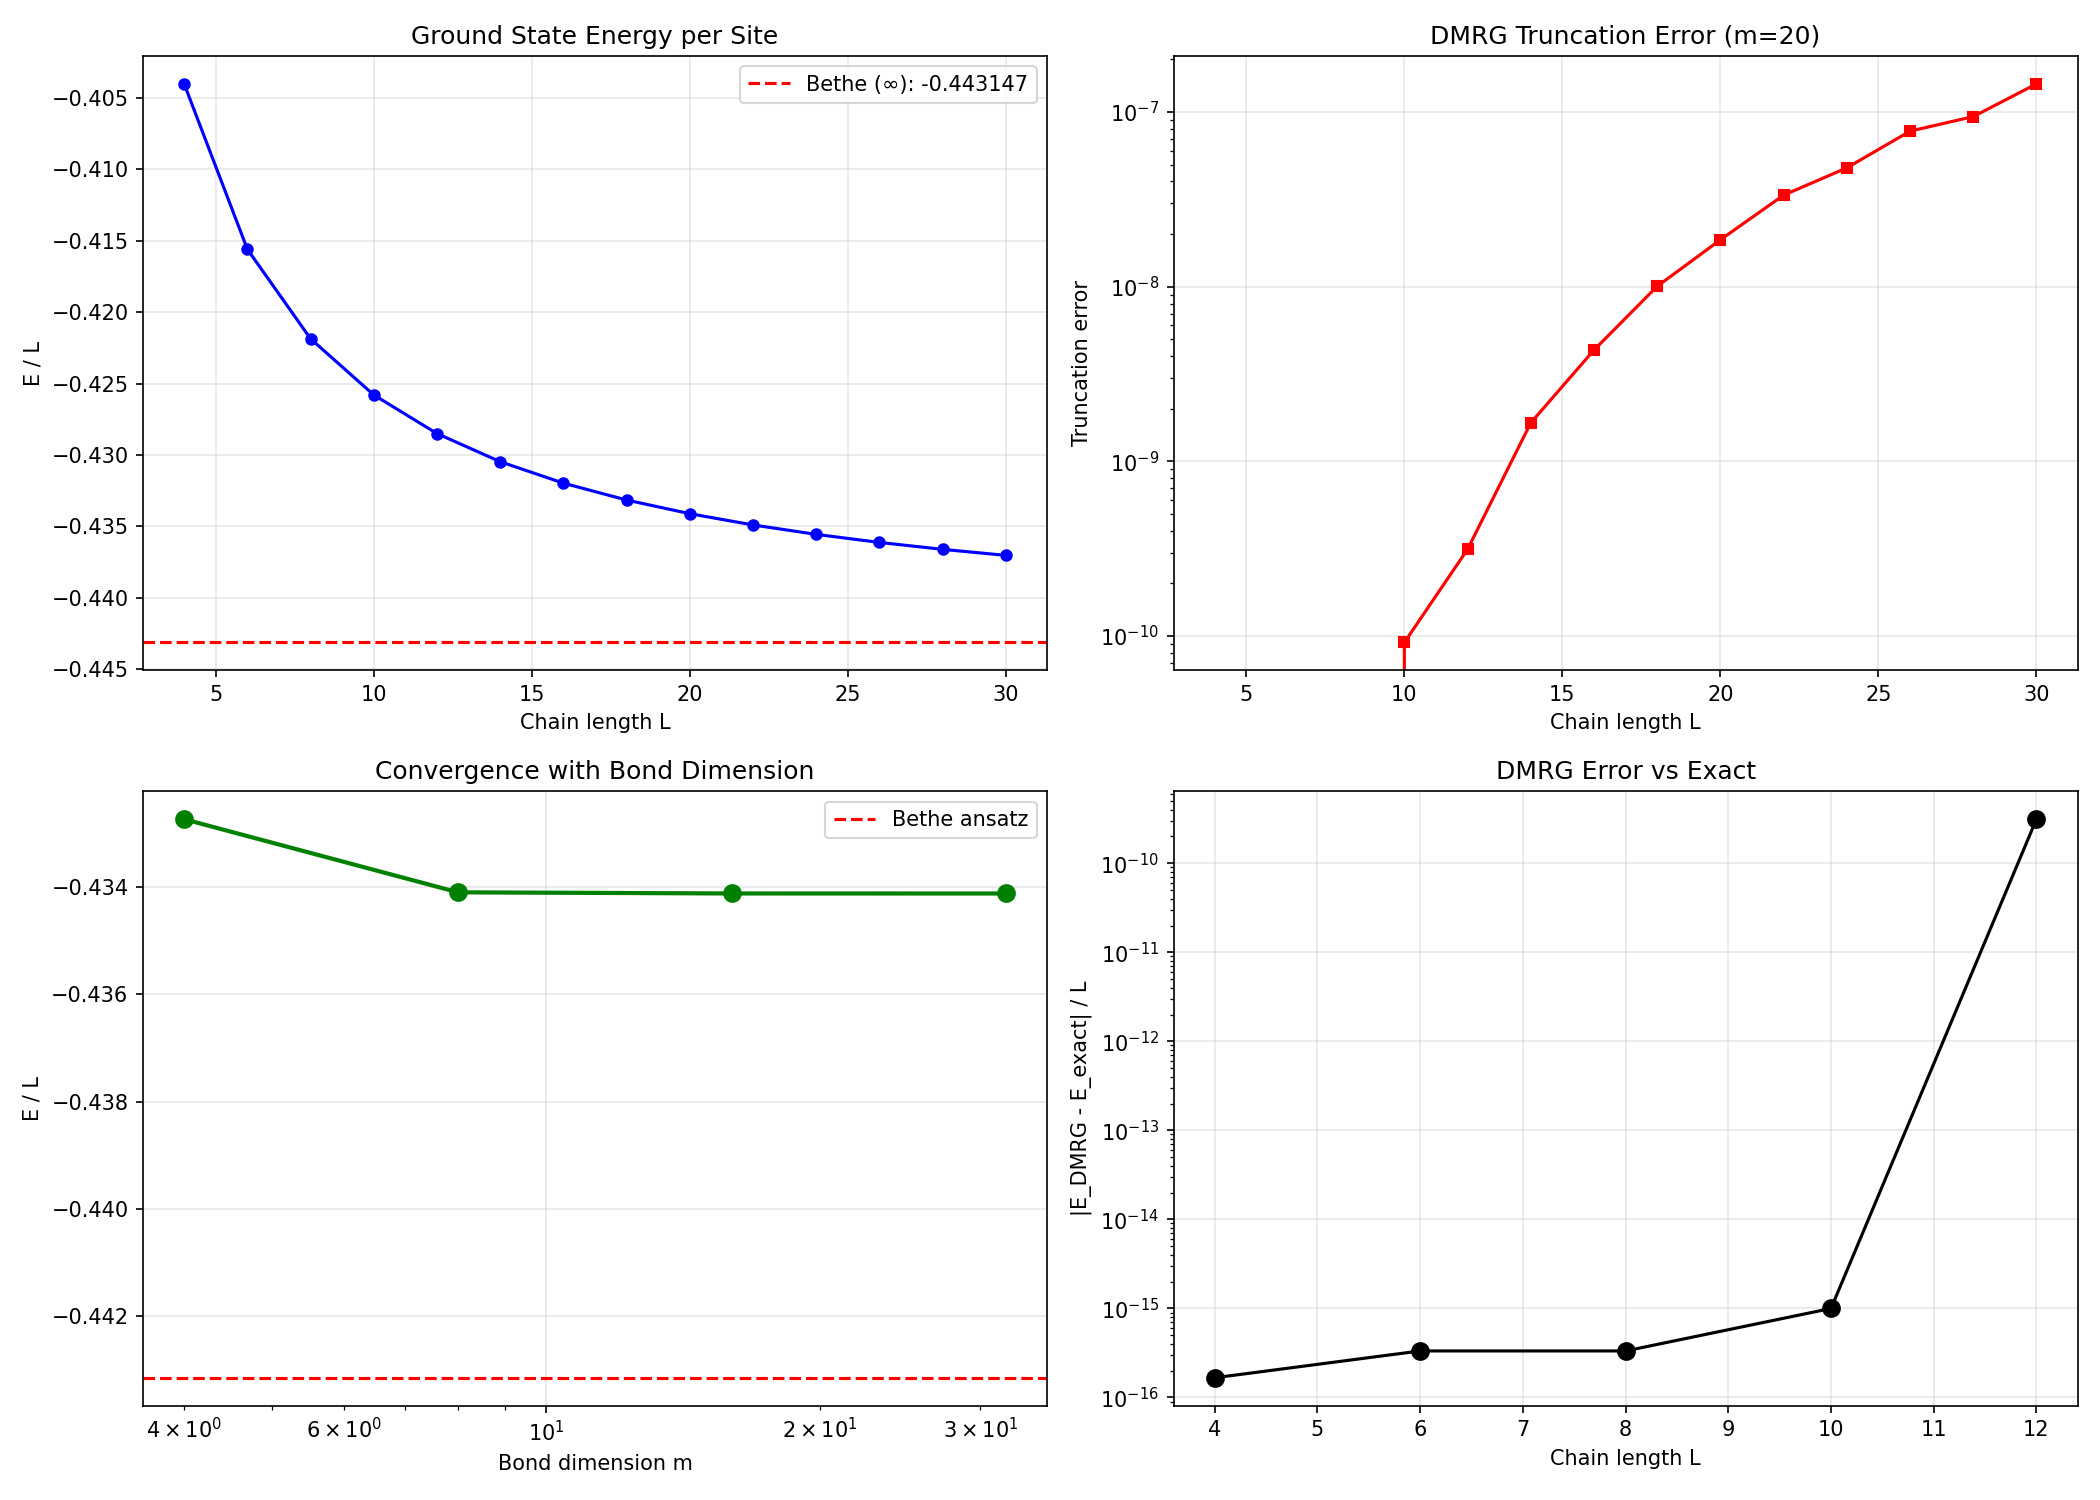

Source code (Python):
"""
Density Matrix Renormalization Group (DMRG)
=============================================
A powerful variational method for 1D quantum many-body systems.

**The Many-Body Problem:**
A chain of L quantum spins has Hilbert space dimension d^L (exponential!).
Exact diagonalization is impossible for L > ~20.

DMRG systematically truncates the Hilbert space by keeping only the most
important states (via SVD / density matrix eigenvalues).

**The Key Idea (Matrix Product States):**
Instead of storing the full state vector (d^L components), represent
the quantum state as a product of matrices:

    |ψ⟩ = Σ_{s₁...s_L} A^{s₁} A^{s₂} ... A^{s_L} |s₁ s₂ ... s_L⟩

Each A^{sᵢ} is a matrix of dimension m × m (the "bond dimension").
Accuracy improves with m, with exact result at m = d^{L/2}.

**Algorithm (Infinite-size DMRG):**
1. Start with small system + environment
2. Form "superblock" Hamiltonian
3. Find ground state of superblock
4. Form reduced density matrix ρ = Tr_env |ψ⟩⟨ψ|
5. Keep m largest eigenvalues of ρ → truncated basis
6. Grow system by one site, repeat

**Finite-size DMRG:**
Sweep left and right through the chain, optimizing each site.

**This implementation:** Simplified DMRG for the spin-1/2 Heisenberg chain:
    H = J Σᵢ (Sᵢˣ Sᵢ₊₁ˣ + Sᵢʸ Sᵢ₊₁ʸ + Sᵢᶻ Sᵢ₊₁ᶻ)

Physics: magnetism, quantum phase transitions, topological phases.

Where to start:
━━━━━━━━━━━━━━
Understand how SVD truncation works (01_Linear_Algebra/svd.py).
Run the Heisenberg chain and check energy against exact Bethe ansatz.
"""

import numpy as np
from scipy.sparse import kron as sp_kron, identity as sp_eye
from scipy.sparse import csr_matrix
from scipy.sparse.linalg import eigsh


# --- Spin-1/2 operators ---
Sz = 0.5 * np.array([[1, 0], [0, -1]], dtype=float)
Sp = np.array([[0, 1], [0, 0]], dtype=float)  # S+
Sm = np.array([[0, 0], [1, 0]], dtype=float)  # S-
I2 = np.eye(2)


class Block:
    """
    Represents a block of sites in DMRG.
    
    Stores the block Hamiltonian and boundary operators
    needed for constructing the superblock.
    """
    
    def __init__(self, length, basis_size, H, Sz_op, Sp_op, Sm_op):
        self.length = length
        self.basis_size = basis_size
        self.H = H          # Block Hamiltonian
        self.Sz = Sz_op      # Boundary Sz operator
        self.Sp = Sp_op      # Boundary S+ operator
        self.Sm = Sm_op      # Boundary S- operator


def initial_block():
    """Create a single-site block."""
    return Block(
        length=1,
        basis_size=2,
        H=csr_matrix(np.zeros((2, 2))),
        Sz_op=csr_matrix(Sz),
        Sp_op=csr_matrix(Sp),
        Sm_op=csr_matrix(Sm)
    )


def enlarge_block(block, J=1.0):
    """
    Add one site to the block.
    
    New block Hamiltonian:
    H_new = H_old ⊗ I + I ⊗ H_site + J·(S_boundary · S_new)
    
    The interaction term connects the old boundary to the new site.
    """
    d = 2  # Single site dimension
    
    # Enlarge operators: old ⊗ I_site
    H_enlarged = sp_kron(block.H, sp_eye(d), format='csr')
    
    # Interaction: J * (S_z·S_z + 0.5*(S+·S- + S-·S+))
    interaction = J * (
        sp_kron(block.Sz, csr_matrix(Sz), format='csr')
        + 0.5 * sp_kron(block.Sp, csr_matrix(Sm), format='csr')
        + 0.5 * sp_kron(block.Sm, csr_matrix(Sp), format='csr')
    )
    
    H_enlarged = H_enlarged + interaction
    
    # New boundary operators are just the new site operators
    new_basis = block.basis_size * d
    Sz_new = sp_kron(sp_eye(block.basis_size), csr_matrix(Sz), format='csr')
    Sp_new = sp_kron(sp_eye(block.basis_size), csr_matrix(Sp), format='csr')
    Sm_new = sp_kron(sp_eye(block.basis_size), csr_matrix(Sm), format='csr')
    
    return Block(
        length=block.length + 1,
        basis_size=new_basis,
        H=H_enlarged,
        Sz_op=Sz_new,
        Sp_op=Sp_new,
        Sm_op=Sm_new
    )


def superblock_hamiltonian(sys_block, env_block, J=1.0):
    """
    Construct the superblock Hamiltonian: H_sys ⊗ I_env + I_sys ⊗ H_env + H_int
    
    The interaction connects the boundary of system to boundary of environment.
    """
    sys_dim = sys_block.basis_size
    env_dim = env_block.basis_size
    
    # System and environment Hamiltonians
    H = (sp_kron(sys_block.H, sp_eye(env_dim), format='csr')
         + sp_kron(sp_eye(sys_dim), env_block.H, format='csr'))
    
    # System-environment interaction
    H_int = J * (
        sp_kron(sys_block.Sz, env_block.Sz, format='csr')
        + 0.5 * sp_kron(sys_block.Sp, env_block.Sm, format='csr')
        + 0.5 * sp_kron(sys_block.Sm, env_block.Sp, format='csr')
    )
    
    return H + H_int


def truncate(block, psi, m_states, sys_dim, env_dim):
    """
    DMRG truncation step.
    
    1. Reshape ground state |ψ⟩ into matrix Ψ_{ij} (system × environment)
    2. Form reduced density matrix ρ = Ψ·Ψ†
    3. Keep m largest eigenstates → truncation matrix O
    4. Transform all operators: A → O† A O
    
    Returns truncated block and truncation error.
    """
    # Reshape to matrix
    psi_matrix = psi.reshape(sys_dim, env_dim)
    
    # Reduced density matrix (SVD is more stable than ρ = ψ·ψ†)
    U, s, Vh = np.linalg.svd(psi_matrix, full_matrices=False)
    
    # Keep m_states largest singular values
    m = min(m_states, len(s))
    
    # Truncation error = sum of discarded singular values squared
    trunc_error = 1.0 - np.sum(s[:m]**2) / np.sum(s**2)
    
    # Truncation matrix
    O = csr_matrix(U[:, :m])
    O_dense = U[:, :m]
    
    # Transform operators
    H_trunc = csr_matrix(O_dense.T @ block.H.toarray() @ O_dense)
    Sz_trunc = csr_matrix(O_dense.T @ block.Sz.toarray() @ O_dense)
    Sp_trunc = csr_matrix(O_dense.T @ block.Sp.toarray() @ O_dense)
    Sm_trunc = csr_matrix(O_dense.T @ block.Sm.toarray() @ O_dense)
    
    return Block(
        length=block.length,
        basis_size=m,
        H=H_trunc,
        Sz_op=Sz_trunc,
        Sp_op=Sp_trunc,
        Sm_op=Sm_trunc
    ), trunc_error


def infinite_dmrg(L_target, m_states, J=1.0, verbose=True):
    """
    Infinite-size DMRG algorithm.
    
    Grows the chain symmetrically: system + environment, each
    growing by one site per step.
    
    Parameters
    ----------
    L_target : int
        Target chain length (must be even, ≥ 4)
    m_states : int
        Number of states to keep (bond dimension)
    J : float
        Heisenberg coupling constant
    verbose : bool
        Print progress
    
    Returns
    -------
    energies : list
        Ground state energy per site at each step
    trunc_errors : list
        Truncation error at each step
    """
    if L_target % 2 != 0:
        L_target += 1
    
    block = initial_block()
    energies = []
    trunc_errors = []
    
    while 2 * (block.length + 1) <= L_target:
        # Enlarge system and environment blocks
        sys_block = enlarge_block(block, J)
        env_block = enlarge_block(block, J)  # Same as system (infinite DMRG)
        
        L_current = 2 * sys_block.length
        
        # Build and diagonalize superblock
        H_super = superblock_hamiltonian(sys_block, env_block, J)
        
        # Find ground state
        try:
            E0, psi0 = eigsh(H_super, k=1, which='SA')
            E0 = E0[0]
            psi0 = psi0[:, 0]
        except Exception:
            # For very small systems, use dense diagonalization
            evals, evecs = np.linalg.eigh(H_super.toarray())
            E0 = evals[0]
            psi0 = evecs[:, 0]
        
        e_per_site = E0 / L_current
        energies.append((L_current, e_per_site))
        
        # Truncate
        if sys_block.basis_size > m_states:
            block, err = truncate(sys_block, psi0, m_states,
                                  sys_block.basis_size, env_block.basis_size)
            trunc_errors.append(err)
        else:
            block = sys_block
            trunc_errors.append(0.0)
        
        if verbose:
            print(f"  L={L_current:4d}, E/L={e_per_site:.10f}, "
                  f"m={block.basis_size}, trunc_err={trunc_errors[-1]:.2e}")
    
    return energies, trunc_errors


def exact_heisenberg_energy(L, J=1.0):
    """
    Exact diagonalization of the Heisenberg chain (for small L).
    
    For comparison with DMRG results.
    """
    if L > 16:
        return None  # Too large for ED
    
    dim = 2**L
    H = np.zeros((dim, dim))
    
    for i in range(L - 1):  # Open boundary conditions
        for state in range(dim):
            # Extract spins at sites i and i+1
            si = (state >> i) & 1
            si1 = (state >> (i+1)) & 1
            
            # Sz_i · Sz_{i+1}
            sz_i = 0.5 - si
            sz_i1 = 0.5 - si1
            H[state, state] += J * sz_i * sz_i1
            
            # S+_i S-_{i+1} + S-_i S+_{i+1} (spin flip terms)
            if si == 1 and si1 == 0:  # can flip i down, i+1 up
                new_state = state ^ (1 << i) ^ (1 << (i+1))
                H[state, new_state] += J * 0.5
            if si == 0 and si1 == 1:  # can flip i up, i+1 down
                new_state = state ^ (1 << i) ^ (1 << (i+1))
                H[state, new_state] += J * 0.5
    
    evals = np.linalg.eigvalsh(H)
    return evals[0]


# ============================================================
# Demo
# ============================================================
if __name__ == "__main__":
    print("=" * 60)
    print("DMRG — DENSITY MATRIX RENORMALIZATION GROUP")
    print("=" * 60)

    # --- 1. Small chain: compare with exact ---
    print("\n--- Small Chain: DMRG vs Exact Diagonalization ---")
    small_chain_results = []
    for L in [4, 6, 8, 10, 12]:
        E_exact = exact_heisenberg_energy(L)
        
        # Run DMRG
        energies, _ = infinite_dmrg(L, m_states=20, verbose=False)
        if energies:
            E_dmrg = energies[-1][1] * L
            small_chain_results.append((L, E_exact, E_dmrg))
            print(f"  L={L:3d}: E_exact={E_exact:.8f}, E_DMRG={E_dmrg:.8f}, "
                  f"error={abs(E_dmrg - E_exact):.2e}")

    # --- 2. Convergence with bond dimension ---
    print("\n--- Bond Dimension Convergence (L=20) ---")
    L = 20
    # Exact E/L for infinite chain (Bethe ansatz): E/L = 1/4 - ln(2) ≈ -0.443147
    E_bethe = 0.25 - np.log(2)
    print(f"  Bethe ansatz (infinite chain): E/L = {E_bethe:.6f}")
    
    bond_results = []
    for m in [4, 8, 16, 32]:
        energies, trunc = infinite_dmrg(L, m_states=m, verbose=False)
        if energies:
            e_per_site = energies[-1][1]
            bond_results.append((m, e_per_site))
            print(f"  m={m:3d}: E/L = {e_per_site:.8f}, "
                  f"trunc_err = {trunc[-1]:.2e}")

    # --- 3. Larger chain ---
    print("\n--- Larger Chain (L=30, m=20) ---")
    energies_40, trunc_40 = infinite_dmrg(30, m_states=20, verbose=True)

    # --- 4. Entanglement growth ---
    print("\n--- Entanglement Entropy ---")
    print("  In 1D, entanglement entropy S ∝ (c/3)·log(L) for critical systems")
    print("  The Heisenberg chain is critical with central charge c = 1")
    print("  DMRG works well because entanglement is bounded (1D area law)")
    
    # Plot
    try:
        import matplotlib.pyplot as plt
        
        fig, axes = plt.subplots(2, 2, figsize=(14, 10))
        
        # Energy per site vs L
        ax = axes[0, 0]
        Ls = [e[0] for e in energies_40]
        eps = [e[1] for e in energies_40]
        ax.plot(Ls, eps, 'bo-', markersize=5)
        ax.axhline(E_bethe, color='r', linestyle='--', 
                   label=f'Bethe (∞): {E_bethe:.6f}')
        ax.set_xlabel('Chain length L')
        ax.set_ylabel('E / L')
        ax.set_title('Ground State Energy per Site')
        ax.legend()
        ax.grid(True, alpha=0.3)
        
        # Truncation error
        ax = axes[0, 1]
        ax.semilogy(Ls, trunc_40, 'rs-', markersize=5)
        ax.set_xlabel('Chain length L')
        ax.set_ylabel('Truncation error')
        ax.set_title(f'DMRG Truncation Error (m=20)')
        ax.grid(True, alpha=0.3)
        
        # Bond dimension convergence
        ax = axes[1, 0]
        ms = [m for m, _ in bond_results]
        e_vs_m = [e for _, e in bond_results]
        
        ax.semilogx(ms, e_vs_m, 'go-', markersize=8, linewidth=2)
        ax.axhline(E_bethe, color='r', linestyle='--', label='Bethe ansatz')
        ax.set_xlabel('Bond dimension m')
        ax.set_ylabel('E / L')
        ax.set_title('Convergence with Bond Dimension')
        ax.legend()
        ax.grid(True, alpha=0.3)
        
        # DMRG vs exact
        ax = axes[1, 1]
        Ls_exact = [L for L, _, _ in small_chain_results]
        e_exact = [E_exact / L for L, E_exact, _ in small_chain_results]
        e_dmrg_list = [E_dmrg / L for L, _, E_dmrg in small_chain_results]
        
        ax.semilogy(Ls_exact, np.abs(np.array(e_dmrg_list) - np.array(e_exact)), 
                    'ko-', markersize=8)
        ax.set_xlabel('Chain length L')
        ax.set_ylabel('|E_DMRG - E_exact| / L')
        ax.set_title('DMRG Error vs Exact')
        ax.grid(True, alpha=0.3)
        
        plt.tight_layout()
        plt.savefig("dmrg.png", dpi=150)
        plt.show()
    except ImportError:
        print("(matplotlib not available)")
